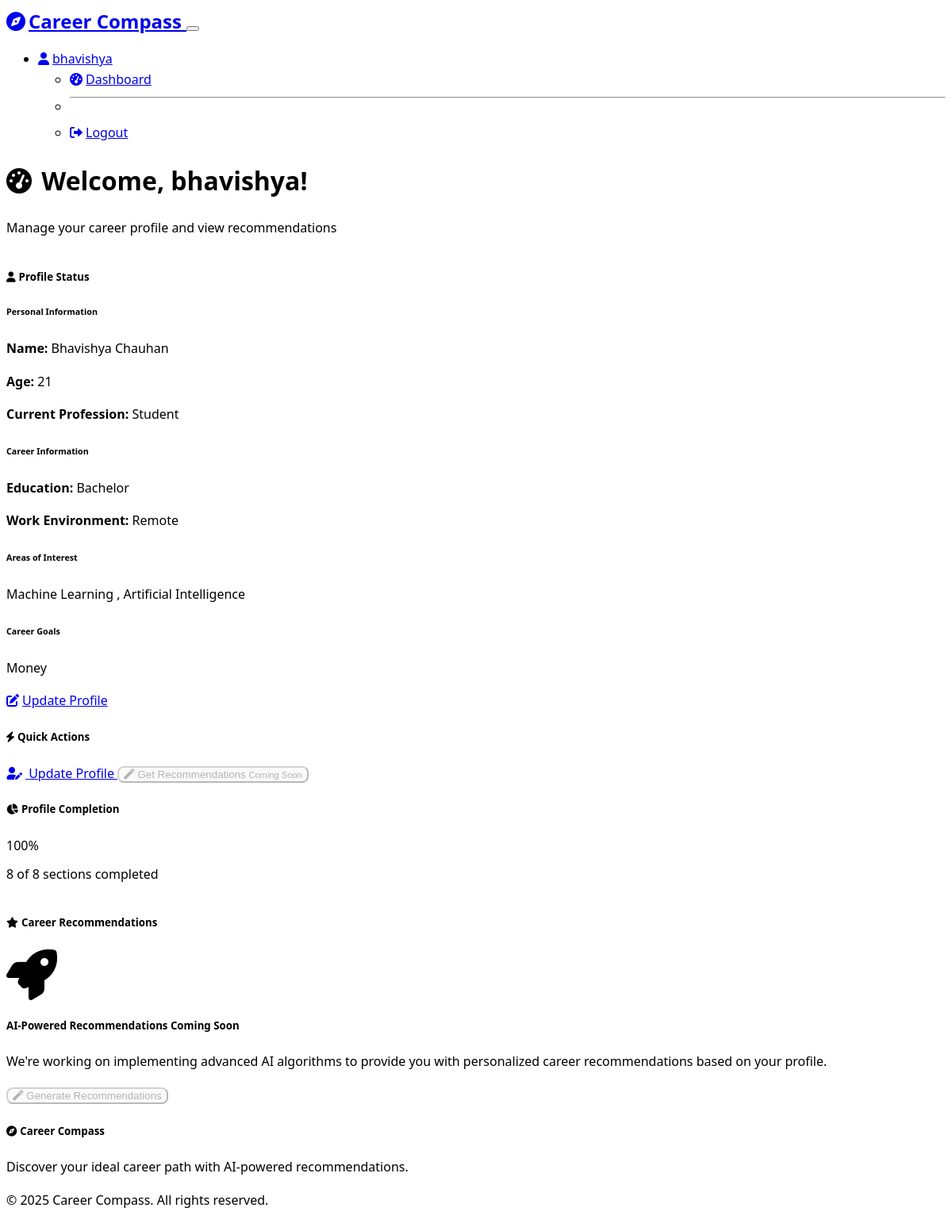
/dashboard (signed in), run on the app's committed database.
### models.py (models this page shows, shortened)
class User(UserMixin, db.Model):
    __tablename__ = 'users'
    id = db.Column(db.Integer, primary_key=True)
    username = db.Column(db.String(80), unique=True, nullable=False)
    email = db.Column(db.String(120), unique=True, nullable=False)
    password_hash = db.Column(db.String(256), nullable=False)
    created_at = db.Column(db.DateTime, default=datetime.utcnow)
    career_profile = db.relationship('CareerProfile', backref='user', uselist=False, cascade='all, delete-orphan')

class CareerProfile(db.Model):
    __tablename__ = 'career_profiles'
    id = db.Column(db.Integer, primary_key=True)
    user_id = db.Column(db.Integer, db.ForeignKey('users.id'), nullable=False)
    full_name = db.Column(db.String(100), nullable=False)
    age = db.Column(db.Integer, nullable=True)
    current_profession = db.Column(db.String(100), nullable=True)
    area_of_interests = db.Column(db.Text, nullable=True)
    career_goals = db.Column(db.Text, nullable=True)
    current_skills = db.Column(db.Text, nullable=True)
    preferred_work_environment = db.Column(db.String(50), nullable=True)
    expected_salary_min = db.Column(db.Integer, nullable=True)
    expected_salary_max = db.Column(db.Integer, nullable=True)
    education_level = db.Column(db.String(50), nullable=True)
    years_of_experience = db.Column(db.Integer, nullable=True)
    willing_to_relocate = db.Column(db.Boolean, default=False)
    created_at = db.Column(db.DateTime, default=datetime.utcnow)
    updated_at = db.Column(db.DateTime, default=datetime.utcnow, onupdate=datetime.utcnow)

### routes.py (the view)
@app.route('/dashboard')
@login_required
def dashboard():
    profile = CareerProfile.query.filter_by(user_id=current_user.id).first()
    return render_template('dashboard.html', title='Dashboard', profile=profile)

### app.py (called while the page is built)
@login_manager.user_loader
def load_user(user_id):
    from models import User
    return User.query.get(int(user_id))

### templates/dashboard.html (shortened to what this page needs)
{% extends "base.html" %}
{% block content %}
<div class="container py-5">
    <div class="row">
        <div class="col-12">
            <div class="d-flex justify-content-between align-items-center mb-4">
                <div>
                    <h1 class="display-6 fw-bold">
                        <i class="fas fa-tachometer-alt me-3"></i>
                        Welcome, {{ current_user.username }}!
                    </h1>
                    <p class="lead text-muted">Manage your career profile and view recommendations</p>
                </div>
            </div>
        </div>
    </div>
    <div class="row g-4">
        <div class="col-lg-8">
            <div class="card h-100">
                <div class="card-header bg-primary text-white">
                    <h5 class="card-title mb-0">
                        <i class="fas fa-user me-2"></i>Profile Status
                    </h5>
                </div>
                <div class="card-body">
                    {% if profile %}
                        <div class="row">
                            <div class="col-md-6">
                                <h6 class="text-muted">Personal Information</h6>
                                <p><strong>Name:</strong> {{ profile.full_name }}</p>
                                {% if profile.age %}
                                    <p><strong>Age:</strong> {{ profile.age }}</p>
                                {% endif %}
                                {% if profile.current_profession %}
                                    <p><strong>Current Profession:</strong> {{ profile.current_profession }}</p>
                                {% endif %}
                            </div>
                            <div class="col-md-6">
                                <h6 class="text-muted">Career Information</h6>
                                {% if profile.education_level %}
                                    <p><strong>Education:</strong> {{ profile.education_level.replace('_', ' ').title() }}</p>
                                {% endif %}
                                {% if profile.preferred_work_environment %}
                                    <p><strong>Work Environment:</strong> {{ profile.preferred_work_environment.replace('_', ' ').title() }}</p>
                                {% endif %}
                            </div>
                        </div>
                        {% if profile.area_of_interests %}
                            <div class="mt-3">
                                <h6 class="text-muted">Areas of Interest</h6>
                                <p>{{ profile.area_of_interests }}</p>
                            </div>
                        {% endif %}
                        {% if profile.career_goals %}
                            <div class="mt-3">
                                <h6 class="text-muted">Career Goals</h6>
                                <p>{{ profile.career_goals }}</p>
                            </div>
                        {% endif %}
                        <div class="mt-4">
                            <a href="{{ url_for('profile') }}" class="btn btn-primary">
                                <i class="fas fa-edit me-2"></i>Update Profile
                            </a>
                        </div>
                    {% endif %}
                </div>
            </div>
        </div>
        <div class="col-lg-4">
            <div class="card">
                <div class="card-header bg-secondary text-white">
                    <h5 class="card-title mb-0">
                        <i class="fas fa-bolt me-2"></i>Quick Actions
                    </h5>
                </div>
                <div class="card-body">
                    <div class="d-grid gap-2">
                        <a href="{{ url_for('profile') }}" class="btn btn-outline-primary">
                            <i class="fas fa-user-edit me-2"></i>
                            {% if profile %}Update{% else %}Create{% endif %} Profile
                        </a>
                        {% if profile %}
                            <button class="btn btn-outline-success" disabled>
                                <i class="fas fa-magic me-2"></i>Get Recommendations
                                <small class="d-block text-muted">Coming Soon</small>
                            </button>
                        {% endif %}
                    </div>
                </div>
            </div>
            {% if profile %}
                <div class="card mt-4">
                    <div class="card-header bg-info text-white">
                        <h5 class="card-title mb-0">
                            <i class="fas fa-chart-pie me-2"></i>Profile Completion
                        </h5>
                    </div>
                    <div class="card-body">
                        {% set completion_items = [
                            profile.full_name,
                            profile.age,
                            profile.current_profession,
                            profile.area_of_interests,
                            profile.career_goals,
                            profile.current_skills,
                            profile.preferred_work_environment,
                            profile.education_level
                        ] %}
                        {% set completed_count = completion_items | select | list | length %}
                        {% set total_count = completion_items | length %}
                        {% set completion_percentage = (completed_count / total_count * 100) | round | int %}
                        <div class="progress mb-3" style="height: 20px;">
                            <div class="progress-bar" role="progressbar"
                                 style="width: {{ completion_percentage }}%;"
                                 aria-valuenow="{{ completion_percentage }}"
                                 aria-valuemin="0" aria-valuemax="100">
                                {{ completion_percentage }}%
                            </div>
                        </div>
                        <p class="mb-0">{{ completed_count }} of {{ total_count }} sections completed</p>
                    </div>
                </div>
            {% endif %}
        </div>
    </div>
    {% if profile %}
        <div class="row mt-5">
            <div class="col-12">
                <div class="card">
                    <div class="card-header bg-success text-white">
                        <h5 class="card-title mb-0">
                            <i class="fas fa-star me-2"></i>Career Recommendations
                        </h5>
                    </div>
                    <div class="card-body text-center py-5">
                        <i class="fas fa-rocket text-muted" style="font-size: 4rem;"></i>
                        <h5 class="mt-3">AI-Powered Recommendations Coming Soon</h5>
                        <p class="text-muted">We're working on implementing advanced AI algorithms to provide you with personalized career recommendations based on your profile.</p>
                        <button class="btn btn-success" disabled>
                            <i class="fas fa-magic me-2"></i>Generate Recommendations
                        </button>
                    </div>
                </div>
            </div>
        </div>
    {% endif %}
</div>
{% endblock %}

### templates/base.html (shortened to what this page needs)
<!DOCTYPE html>
<html lang="en" data-bs-theme="dark">
<head>
    <link href="https://cdn.replit.com/agent/bootstrap-agent-dark-theme.min.css" rel="stylesheet">
    <link rel="stylesheet" href="https://cdnjs.cloudflare.com/ajax/libs/font-awesome/6.0.0/css/all.min.css">
    <link rel="stylesheet" href="{{ url_for('static', filename='css/style.css') }}">
</head>
<body>
    <nav class="navbar navbar-expand-lg navbar-dark bg-dark">
        <div class="container">
            <a class="navbar-brand" href="{{ url_for('index') }}">
                <i class="fas fa-compass me-2"></i>Career Compass
            </a>
            <button class="navbar-toggler" type="button" data-bs-toggle="collapse" data-bs-target="#navbarNav" aria-controls="navbarNav" aria-expanded="false" aria-label="Toggle navigation">
            </button>
            <div class="collapse navbar-collapse" id="navbarNav">
                <ul class="navbar-nav ms-auto">
                    {% if current_user.is_authenticated %}
                        <li class="nav-item dropdown">
                            <a class="nav-link dropdown-toggle" href="#" id="navbarDropdown" role="button" data-bs-toggle="dropdown" aria-expanded="false">
                                <i class="fas fa-user me-1"></i>{{ current_user.username }}
                            </a>
                            <ul class="dropdown-menu">
                                <li><a class="dropdown-item" href="{{ url_for('dashboard') }}"><i class="fas fa-tachometer-alt me-2"></i>Dashboard</a></li>
                                <li><hr class="dropdown-divider"></li>
                                <li><a class="dropdown-item" href="{{ url_for('logout') }}"><i class="fas fa-sign-out-alt me-2"></i>Logout</a></li>
                            </ul>
                        </li>
                    {% endif %}
                </ul>
            </div>
        </div>
    </nav>
    <main>
        {% block content %}{% endblock %}
    </main>
    <footer class="bg-dark text-light mt-5 py-4">
        <div class="container">
            <div class="row">
                <div class="col-md-6">
                    <h5><i class="fas fa-compass me-2"></i>Career Compass</h5>
                    <p class="mb-0">Discover your ideal career path with AI-powered recommendations.</p>
                </div>
                <div class="col-md-6 text-md-end">
                    <p class="mb-0">&copy; 2025 Career Compass. All rights reserved.</p>
                </div>
            </div>
        </div>
    </footer>
</body>
</html>

### static/css/style.css (style rules this page uses)
:root { --primary-color: #0d6efd; --secondary-color: #6c757d; --success-color: #198754; --info-color: #0dcaf0; --warning-color: #ffc107; --danger-color: #dc3545; --light-color: #f8f9fa; --dark-color: #212529; }
body { font-family: 'Segoe UI', Tahoma, Geneva, Verdana, sans-serif; line-height: 1.6; }
.navbar-brand { font-weight: bold; font-size: 1.5rem; }
.card { border: none; border-radius: 10px; overflow: hidden; }
.card-header { border-bottom: none; font-weight: 600; }
.progress { border-radius: 10px; }
.progress-bar { background: linear-gradient(45deg, var(--bs-success), #20c997); }
.btn { border-radius: 8px; font-weight: 500; transition: all 0.3s ease-in-out; }
footer { margin-top: auto; }
.fa, .fas, .far, .fab { margin-right: 0.25rem; }
[data-bs-theme="dark"] .text-muted { color: var(--bs-gray-400) !important; }
.progress-bar { transition: width 0.6s ease; }

### data on the page
User: username "bhavishya"
CareerProfile: full_name "Bhavishya Chauhan", age "21", current_profession "Student", education_level.replace "Bachelor", preferred_work_environment.replace "Remote", area_of_interests "Machine Learning , Artificial Intelligence", career_goals "Money"

### other printed values
{{ completion_percentage }} "100"
{{ completed_count }} "8"
{{ total_count }} "8"
